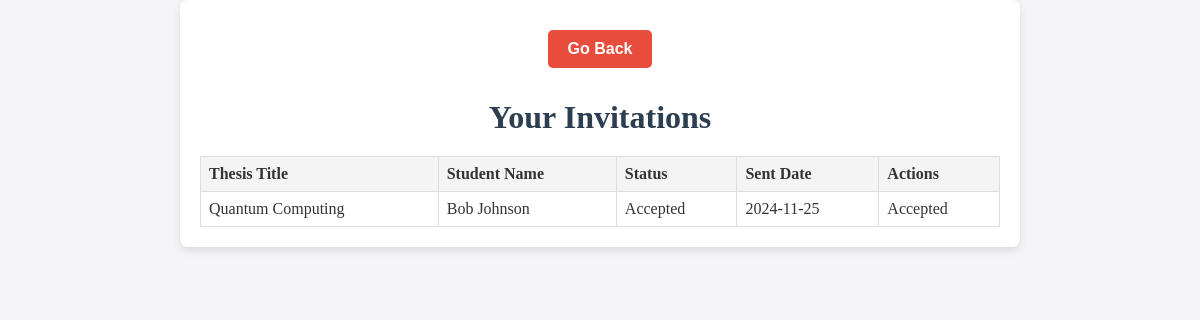
/invites.php (signed in), run on the app's committed database.
### tables this page shows
CREATE TABLE `invitations` (
  `invitationID` int(11) NOT NULL,
  `thesisID` int(11) NOT NULL,
  `studentID` int(11) NOT NULL,
  `professorID` int(11) NOT NULL,
  `status` enum('pending','accepted','rejected') NOT NULL DEFAULT 'pending',
  `sentDate` date NOT NULL,
  `responseDate` date DEFAULT NULL
);

CREATE TABLE `thesis` (
  `thesisID` int(11) NOT NULL,
  `title` varchar(255) NOT NULL,
  `description` text NOT NULL,
  `status` enum('under assignment','active','under review','finalized','withdrawn') NOT NULL,
  `supervisorID` int(11) NOT NULL,
  `member1ID` int(11) DEFAULT NULL,
  `member2ID` int(11) DEFAULT NULL,
  `studentID` int(11) DEFAULT NULL,
  `finalGrade` decimal(2,1) DEFAULT NULL,
  `postedDate` date NOT NULL,
  `assignmentDate` date DEFAULT NULL,
  `completionDate` date DEFAULT NULL,
  `examinationDate` datetime DEFAULT NULL,
  `withdrawalDate` date DEFAULT NULL,
  `pdf` varchar(50) DEFAULT NULL,
  `withdrawn_comment` enum('from professor','from secretary') DEFAULT NULL,
  `general_assembly` varchar(20) DEFAULT NULL,
  `member1Grade` double(2,1) DEFAULT NULL,
  `member2Grade` double(2,1) DEFAULT NULL,
  `nemertes` varchar(50) DEFAULT NULL
);

### invites.php (the view, shortened to what this page needs)
<?php
include 'access.php';
$professorID = $_SESSION['user_id'];
$invitationsQuery = "
    SELECT
        i.invitationID,
        t.thesisID,
        t.title AS thesis_title,
        CONCAT(s.Name, ' ', s.Surname) AS student_name,
        i.status,
        i.sentDate
    FROM Invitations i
    JOIN Thesis t ON i.thesisID = t.thesisID
    JOIN Students s ON i.studentID = s.Student_ID
    WHERE i.professorID = ?
    ORDER BY i.sentDate DESC";
$invitationsStmt = $con->prepare($invitationsQuery);
$invitationsStmt->bind_param('i', $professorID);
$invitationsStmt->execute();
$invitations = $invitationsStmt->get_result();
?>
<!DOCTYPE html>
<html lang="en">
<head>
    <link rel="stylesheet" href="lobby.css">
</head>
<body>
    <div class="container">
        <button class="go-back" onclick="window.location.href = 'professor.php';">Go Back</button>
        <h1>Your Invitations</h1>
        <table>
            <thead>
                <tr>
                    <th>Thesis Title</th>
                    <th>Student Name</th>
                    <th>Status</th>
                    <th>Sent Date</th>
                    <th>Actions</th>
                </tr>
            </thead>
            <tbody>
                <?php if ($invitations->num_rows > 0): ?>
                    <?php while ($row = $invitations->fetch_assoc()): ?>
                        <tr>
                            <td><?= htmlspecialchars($row['thesis_title']) ?></td>
                            <td><?= htmlspecialchars($row['student_name']) ?></td>
                            <td><?= htmlspecialchars(ucfirst($row['status'])) ?></td>
                            <td><?= htmlspecialchars($row['sentDate']) ?></td>
                            <td class="action-buttons">
                                <?php if ($row['status'] === 'pending'): ?>
                                    <form method="POST" action="">
                                        <input type="hidden" name="invitation_id" value="<?= $row['invitationID'] ?>">
                                        <input type="hidden" name="thesis_id" value="<?= $row['thesisID'] ?>">
                                        <input type="hidden" name="action" value="accept">
                                        <button type="submit">Accept</button>
                                    </form>
                                    <form method="POST" action="">
                                        <input type="hidden" name="invitation_id" value="<?= $row['invitationID'] ?>">
                                        <input type="hidden" name="thesis_id" value="<?= $row['thesisID'] ?>">
                                        <input type="hidden" name="action" value="reject">
                                        <button type="submit">Reject</button>
                                    </form>
                                <?php else: ?>
                                    <span><?= ucfirst($row['status']) ?></span>
                                <?php endif; ?>
                            </td>
                        </tr>
                    <?php endwhile; ?>
                <?php else: ?>
                    <tr>
                        <td colspan="5">No invitations found.</td>
                    </tr>
                <?php endif; ?>
            </tbody>
        </table>
    </div>
</body>
</html>

### lobby.css (style rules this page uses)
body { font-family: 'Georgia', serif; background-color: #f4f4f9; color: #333; margin: 0; padding: 0; }
.container { max-width: 800px; margin: 0 auto; padding: 20px; text-align: center; background-color: #fff; box-shadow: 0 4px 8px rgba(0, 0, 0, 0.1); border-radius: 8px; }
h1 { color: #2c3e50; font-size: 2em; font-weight: bold; margin-bottom: 20px; }
button { background-color: #2c3e50; color: #fff; font-size: 1em; padding: 10px 20px; margin: 10px; border: none; border-radius: 5px; cursor: pointer; transition: background-color 0.3s; }
.go-back { background-color: #e74c3c; font-weight: bold; }

### invites.php (style rules this page uses)
table { width: 100%; border-collapse: collapse; }
th, td { border: 1px solid #ddd; padding: 8px; text-align: left; }
th { background-color: #f4f4f4; }

### data on the page
invitations: thesisID.title "Quantum Computing", student_name "Bob Johnson", status "Accepted", sentDate "2024-11-25"
